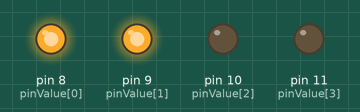
The sketch below on a simulated Arduino Uno, built with avr-gcc and run on an emulated ATmega328P. On the bench: output pins drawn as LEDs (lit = HIGH).

Above: at 0.5 s.
At 1.5 s:
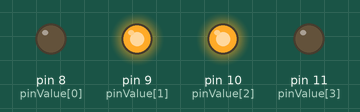
At 2.5 s:
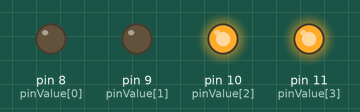
At 3.5 s:
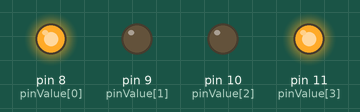
Timing chart, 0 to 5.2 s (numbered marks = the images above):
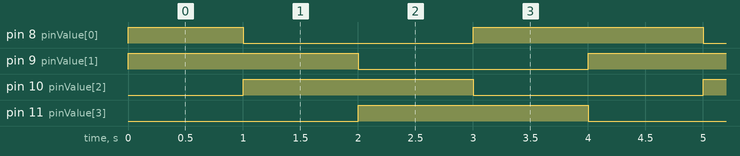

The sketch:

stepmotor1.ino
```cpp
#define ARRAY_SIZE 4
#define DELAY 1000
//#define PATTERN1
#define PATTERN2

const byte pinValue[ARRAY_SIZE] = {8, 9 , 10 , 11}; //pin assignment
/*  byte:    _ _  _ _      _ _  _ _
 *          LED4  LED3     LED2 LED1
 */

#ifdef PATTERN1
byte pattern = 192;
/*  A cycle with pattern = 192 and RightRotation will produce the following sequence in binary:
 *   1100 0000 -> 0011 0000 -> 0000 1100 -> 0000 0011 --> ...
 *  and in decimal:
 *  192 --> 48 --> 12 --> 3 --> ... */
#endif

#ifdef PATTERN2
byte pattern = 15;
/*  A cycle with pattern = 15 and LeftRotation will produce the following sequence in binary:
 *  0000 1111 -> 0011 1100 --> 1111 0000 -->  1100 0011 -> ...
 *  and in decimal:
 *  15 --> 60 --> 240 --> 195 --> ...*/
#endif

const byte D = 2, mask = 1;   // rotations are in step of 2 (8 bits / 4 steps) and the mask is 1 (HIGH or LOW)

void setup(){
  for (int i = 0; i < ARRAY_SIZE; i++)
    pinMode(pinValue[i], OUTPUT);
}

byte RightRotate(byte number, const byte d){    // d is the displacement of the rotation
  return ((number>>d) | (number << (8 * sizeof(number) - d)));
}

byte LeftRotate(byte number, const byte d){    // d is the displacement of the rotation
  return ((number<<d) | (number >> (8 * sizeof(number) - d)));
}

void writeToMotor(byte pattern){
  for (int i = 0; i < ARRAY_SIZE; i++){
    byte shifted_pattern = RightRotate(pattern, 2 * i);
    digitalWrite(pinValue[i], shifted_pattern & mask);
  }
}

void loop(){
  writeToMotor(pattern);
  delay(DELAY);
  #ifdef PATTERN1
  pattern = RightRotate(pattern, D);
  #endif
  #ifdef PATTERN2
  pattern = LeftRotate(pattern, D);
  #endif
}
```

Measured:
- by itself, pin 8 (pinValue[0]): repeats every 4.0 s: LOW 2.0 s, HIGH 2.0 s
- by itself, pin 9 (pinValue[1]), pin 10 (pinValue[2]), pin 11 (pinValue[3]): alternates HIGH for 2.0 s and LOW for 2.0 s
- by itself, everything shown: repeats every 4.0 s, in 4 steps
